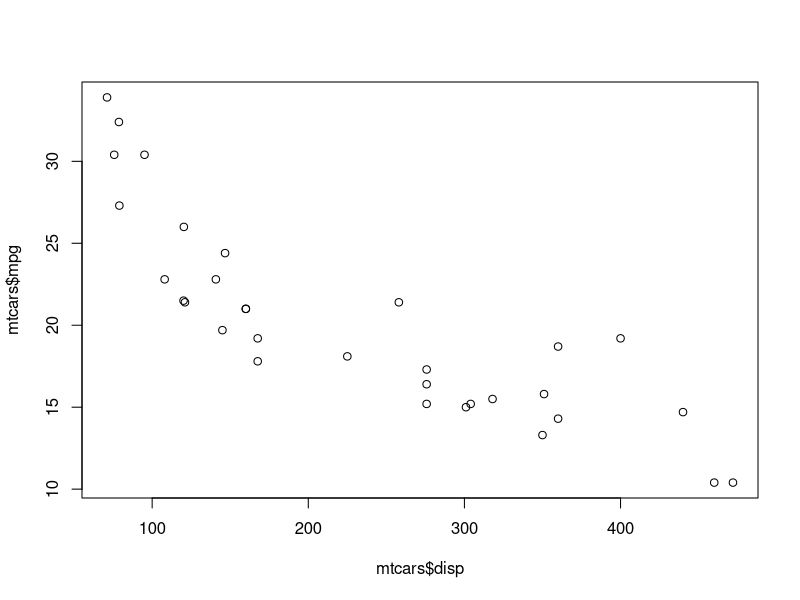
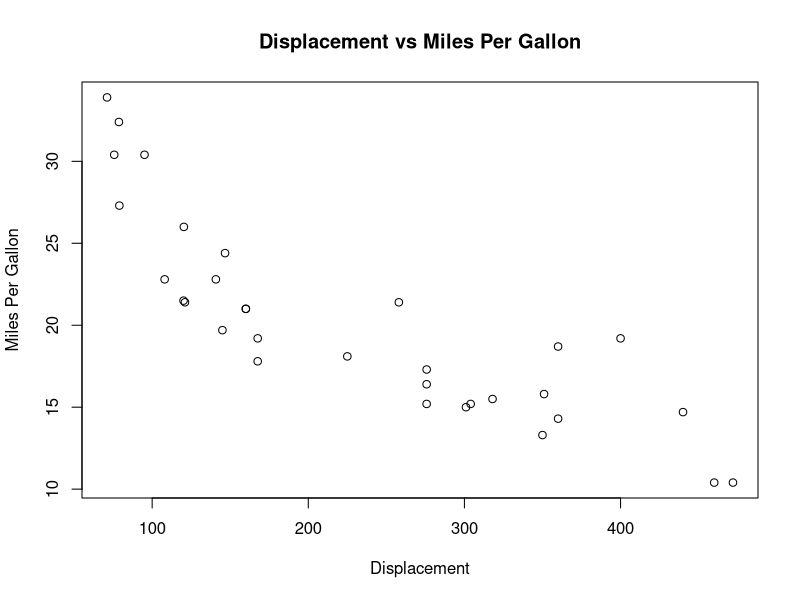
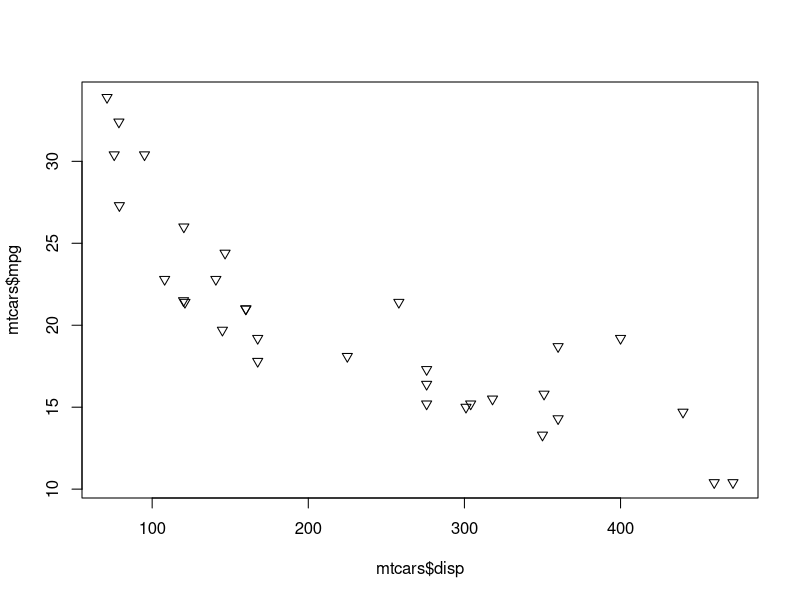
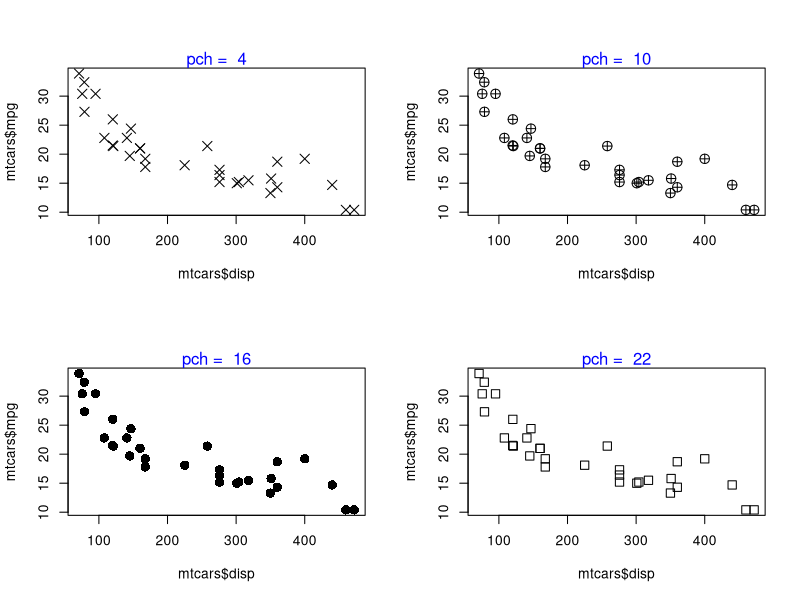
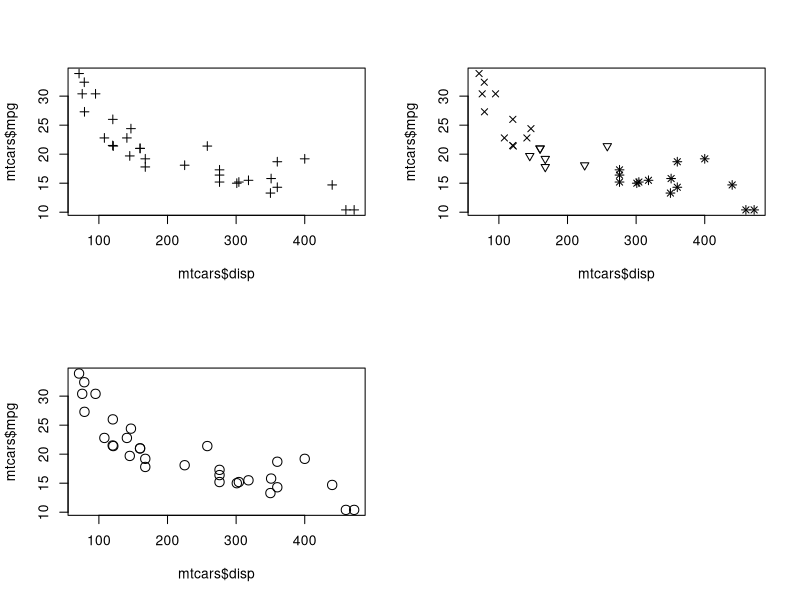
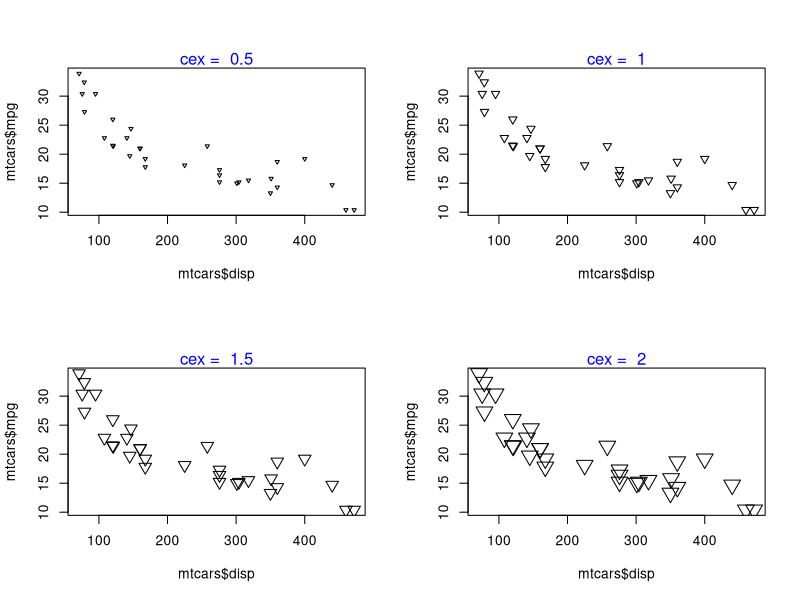
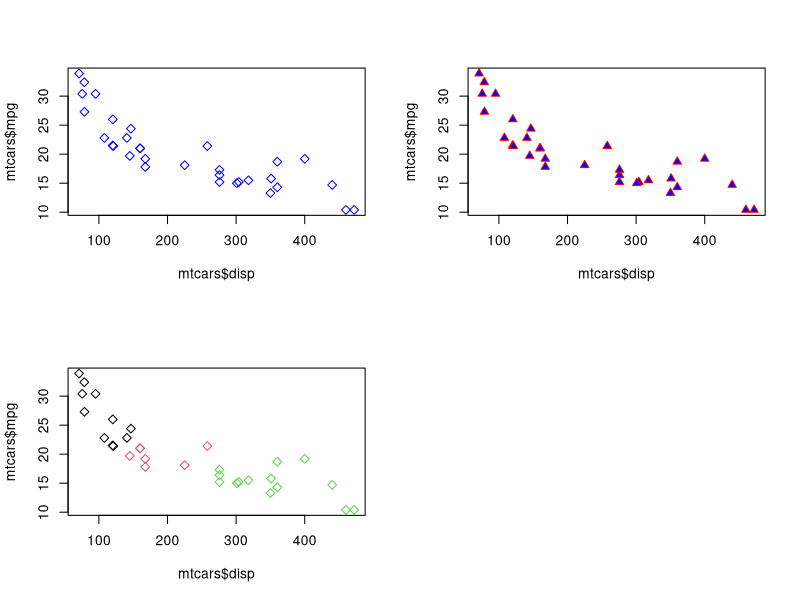

The R script that drew these images, in order:
## ---- chunk 1
plot(mtcars$disp, mtcars$mpg)
## ---- chunk 2
plot(mtcars$disp, mtcars$mpg,
     main = 'Displacement vs Miles Per Gallon',
     xlab = 'Displacement', ylab = 'Miles Per Gallon')
## ---- chunk 3
# point shape
plot(mtcars$disp, mtcars$mpg, pch = 6)
## ---- chunk 4
init <- par(no.readonly = TRUE)
par(mfrow = c(2, 2))
values <- c(4, 10, 16, 22)
for (i in values) {
    plot(mtcars$disp, mtcars$mpg, pch = i, cex = 1.5)
    mtext(paste("pch = ", i), side = 3, col = "blue")
}
## ---- chunk 5
# shape  based on number of levels of a third variable
plot(mtcars$disp, mtcars$mpg, pch = nlevels(factor(mtcars$cyl)))
## ---- chunk 6
# shape based on a third categorical variable
plot(mtcars$disp, mtcars$mpg, pch = unclass(mtcars$cyl))
## ---- chunk 7
# point size
plot(mtcars$disp, mtcars$mpg, cex = 1.5)
## ---- chunk 8
# different point sizes
init <- par(no.readonly = TRUE)
par(mfrow = c(2, 2))
values <- c(0.5, 1, 1.5, 2)
for (i in values) {
    plot(mtcars$disp, mtcars$mpg, pch = 6, cex = i)
    mtext(paste("cex = ", i), side = 3, col = "blue")
}
## ---- chunk 9
# shape between 0 and 21
plot(mtcars$disp, mtcars$mpg, pch = 5, col = 'blue', bg = 'red')
## ---- chunk 10
# shape between 22 and 25
plot(mtcars$disp, mtcars$mpg, pch = 24, col = 'red', bg = 'blue')
## ---- chunk 11
# color based on a third variable
plot(mtcars$disp, mtcars$mpg, pch = 5, col = factor(mtcars$cyl))
